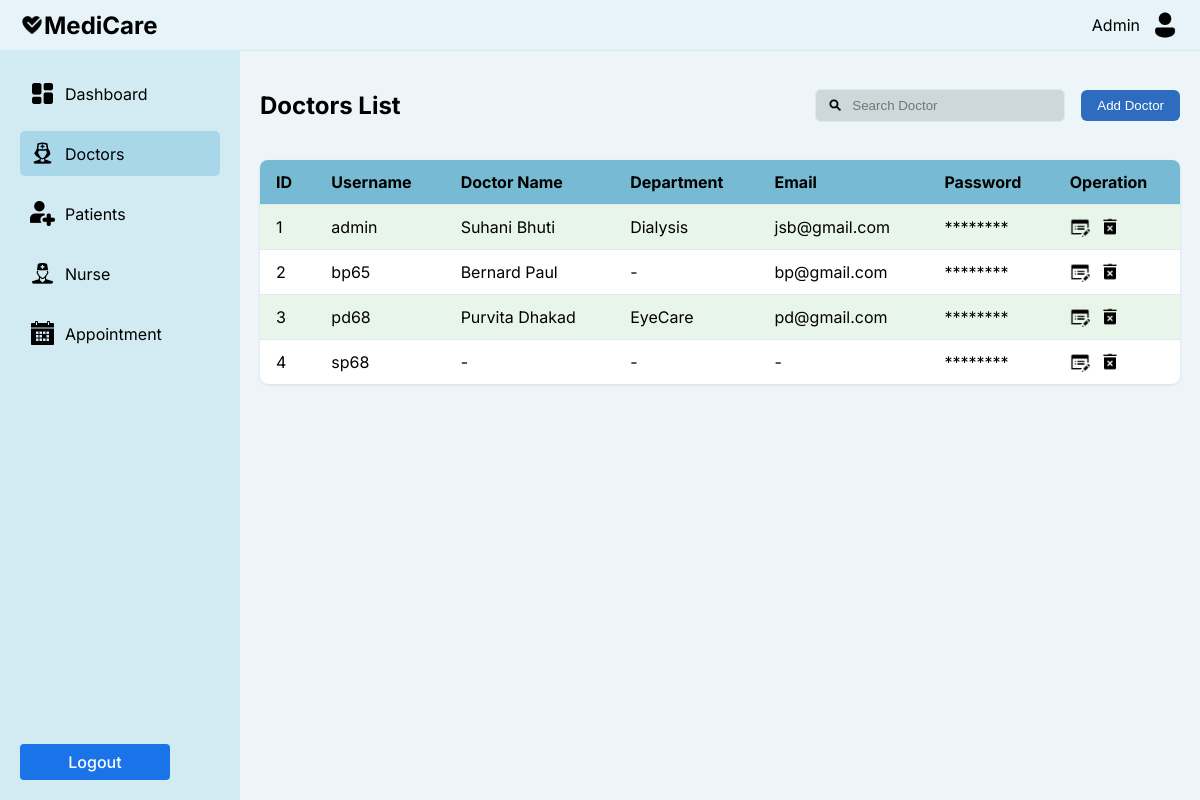
The app's page /accounts/ad_doc/, older data.
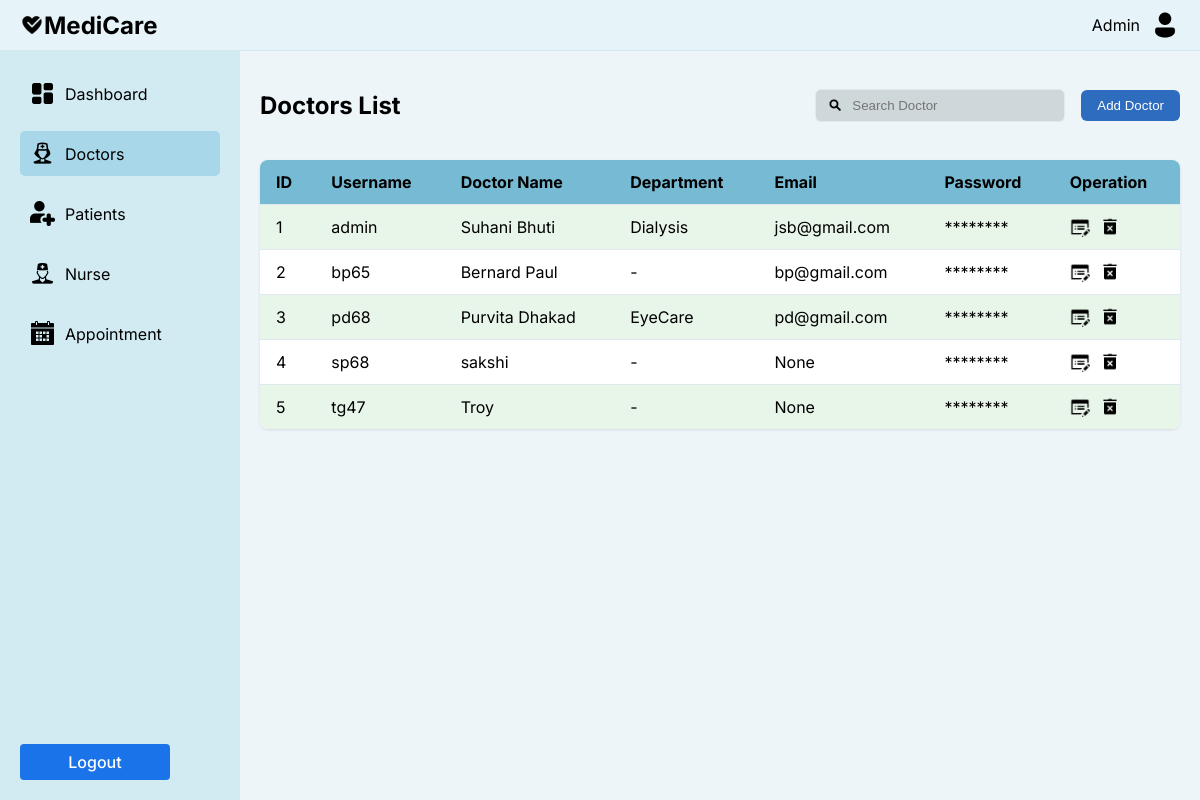
The same page, newer data.
### accounts/models.py (models this page shows, shortened)
class StaffD(models.Model):
    user = models.OneToOneField(User, on_delete=models.CASCADE, related_name='staff_profile', default=1)
    full_name = models.CharField(max_length=100)
    email = models.EmailField( null=True, blank=True)
    mobile_number = models.CharField(max_length=15)
    gender = models.CharField(max_length=10)
    age = models.PositiveIntegerField()
    department = models.CharField(max_length=50)
    specialization = models.CharField(max_length=100)
    qualification = models.CharField(max_length=100)
    years_of_experience = models.CharField(max_length=10)

class User(AbstractUser):
    PATIENT = 'patient'
    DOCTOR = 'doctor'
    NURSE = 'nurse'
    ADMIN = 'admin'
    ROLE_CHOICES = [
        (PATIENT, 'Patient'),
        (DOCTOR, 'Doctor'),
        (NURSE, 'Nurse'),
        (ADMIN, 'Admin'),
    ]
    role = models.CharField(max_length=10, choices=ROLE_CHOICES, default=PATIENT)

### accounts/views.py (the view)
# urls.py: path('ad_doc/', views.ad_doc, name='ad_doc'),
def ad_doc(request):
    doctors = StaffD.objects.select_related('user').all()
    context = {
        'doctors': doctors,
    }
    return render(request, 'accounts/ad_doc.html', context)

### accounts/context_processors.py (called while the page is built)
def media_url(request):
    return {
        'MEDIA_URL': settings.MEDIA_URL,
    }

### templates/accounts/ad_doc.html (shortened to what the changed rows need)
<!DOCTYPE html>
<html lang="en">
<head>
</head>
<body>
    <div class="container">
        <div class="content">
            <div class="main-content">
                <div class="section-header">
                    <h2>Doctors List</h2>
                </div>
                <div class="table-container">
                    <table>
                        <thead>
                            <tr>
                                <th>ID</th>
                                <th>Username</th>
                                <th>Doctor Name</th>
                                <th>Department</th>
                                <th>Email</th>
                                <th>Password</th>
                                <th>Operation</th>
                            </tr>
                        </thead>
                        <tbody>
                            {% for doctor in doctors %}
                            <tr>
                                <td>{{ forloop.counter }}</td>
                                <td>{{ doctor.user.username }}</td>
                                <td>{{ doctor.full_name }}</td>
                                <td>{{ doctor.department |default:"-"}}</td>
                                <td>{{ doctor.email|default:"-" }}</td>
                                <td>{{ '********' }}</td>
                                <td class="operation-icons">
                                    <img src="{{ MEDIA_URL }}Edit Property.png" alt="Edit" width="20" height="20" onclick="openEditModal('{{ doctor.id }}', '{{ doctor.full_name }}', '{{ doctor.email }}', '{{ doctor.mobile_number }}', '{{ doctor.department }}', '{{ doctor.specialization }}', '{{ doctor.qualification }}', '{{ doctor.years_of_experience }}')">
                                    <img src="{{ MEDIA_URL }}Remove.png" alt="Delete" width="20" height="20" onclick="deleteDoctor('{{ doctor.id }}')">
                                </td>
                            </tr>
                            {% empty %}
                            <tr>
                                <td colspan="6">No doctors found.</td>
                            </tr>
                            {% endfor %}
                        </tbody>
                    </table>
                </div>
            </div>
        </div>
    </div>
</body>
</html>

Row changes from the older to the newer data that the page shows:
changed StaffD "sp68": full_name "-" → "sakshi"; email "-" → "None"
added StaffD: user.username "tg47", full_name "Troy", department "-", email "None", value "********"
